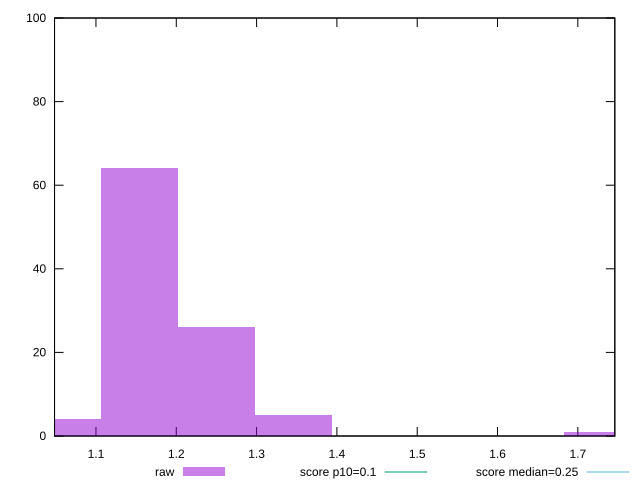

gnuplot code for this plot:
reset

$raw <<EOF
1.250172774734221 26
1.154005638216204 64
1.057838501698187 4
1.346339911252238 5
1.731008457324306 1
EOF

set key outside below
set boxwidth 0.096167136518017
set xrange [1.0484101816813152:1.746048472086589]
set yrange [0:100]
set trange [0:100]
set style fill transparent solid 0.5 noborder

set parametric
set terminal svg size 640, 490 enhanced background rgb 'white'
set output "report_00009_2021-02-08T22-37-41.559Z/cumulative-layout-shift/samples/pages/raw/histogram.svg"

plot $raw title "raw" with boxes, \
     0.1,t title "score p10=0.1", \
     0.25,t title "score median=0.25"

reset
